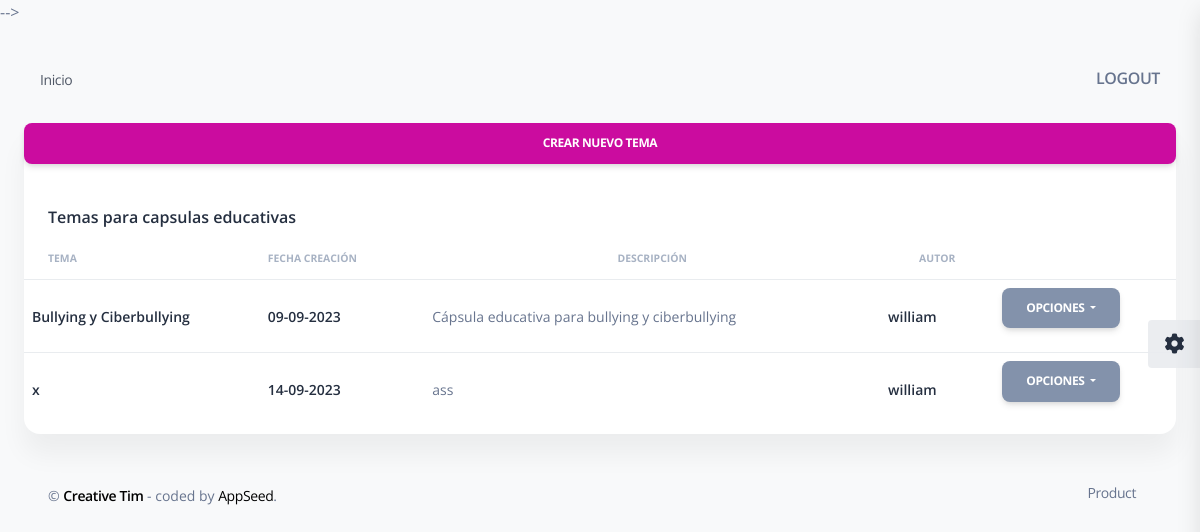
The app's page / (signed in) with its own data.
### twitter/models.py (models this page shows, shortened)
class Tema(models.Model):
    tema = models.CharField(max_length=200)
    descripcion = models.TextField(null=True)
    fcreacion = models.DateField('Fecha Creación',auto_now_add=True)
    autor = models.ForeignKey(settings.AUTH_USER_MODEL,on_delete=models.RESTRICT, blank=True, null=True)
    contexto = models.TextField(max_length=300)

### twitter/views.py (the view)
# urls.py: path('', login_required( ListarTemas.as_view() ),name='temas'),
class ListarTemas(ListView):
    model= Tema
    template_name='paginas/Temas/temas.html'
    context_object_name='temas'
    paginate_by = 5
    def get_context_data(self, **kwargs):
        context = super().get_context_data(**kwargs)
        context['segment'] ='listar_temas'
        return context

### twitter/templates/paginas/Temas/temas.html (shortened to what this page needs)
{% extends 'layouts/base.html' %}
{% block content %}
<div class="container-fluid py-2 ">
  <div class="row py-2" >
    <div class="col-12">
      <div class="card mb-4" >
        <button  type="button" class="btn btn-primary" onclick="abrir_modal_nuevo('{% url 'twitter:crear_tema'  %}')">
          Crear Nuevo Tema
        </button>
        {% if temas %}
        <div class="card-header pb-0">
          <h6>Temas para capsulas educativas</h6>
        </div>
        <div class="card-body px-0 pt-0 pb-2 h-100">
          <div class="table-responsive p-0" style="height: 75%;">
            <table class="table table-stripped align-items-center mb-0">
              <thead>
                <tr>
                  <th class="text-uppercase text-secondary text-xxs font-weight-bolder opacity-7">Tema</th>
                  <th class="text-uppercase text-secondary text-xxs font-weight-bolder opacity-7 ps-2">Fecha Creación
                  </th>
                  <th class="text-center text-uppercase text-secondary text-xxs font-weight-bolder opacity-7">
                    Descripción</th>
                  <th class="text-center text-uppercase text-secondary text-xxs font-weight-bolder opacity-7">Autor</th>
                  <th class="text-secondary opacity-7"></th>
                </tr>
              </thead>
              <tbody>
                {% for tema in temas %}
                <tr>
                  <td>
                    <h6 class="mb-0 text-sm">{{tema.tema}}</h6>
                  </td>
                  <td>
                    <h6 class="mb-0 text-sm">{{tema.fcreacion|date:'d-m-Y'}}</h6>
                  </td>
                  <td>
                    <div class="mb-0 text-sm text-wrap" style="width: 20rem;">
                      {{tema.descripcion}}
                    </div>
                  </td>
                  <td>
                    <h6 class="mb-0 text-sm">{{tema.autor}}</h6>
                  </td>
                  <td>
                    <div class="btn-group position-static">
                      <button class="btn btn-secondary dropdown-toggle" type="button" id="dropdownMenuButton1" data-bs-toggle="dropdown" aria-expanded="false">
                        Opciones
                      </button>
                    </div>
                  </td>
                </tr>
                {% endfor %}
              </tbody>
            </table>
            {% else %}
            <div class="card-header pb-0">
              <h6>No hay Temas para capsulas educativas</h6>
            </div>
            {% endif%}
          </div>
        </div>
      </div>
    </div>
  </div>
  {% include "includes/footer.html" %}
</div>
{% endblock content %}

### records on screen
Tema: tema "Bullying y Ciberbullying", fcreacion "09-09-2023", descripcion "Cápsula educativa para bullying y ciberbullying", autor "william"
Tema: tema "x", fcreacion "14-09-2023", descripcion "ass", autor "william"
